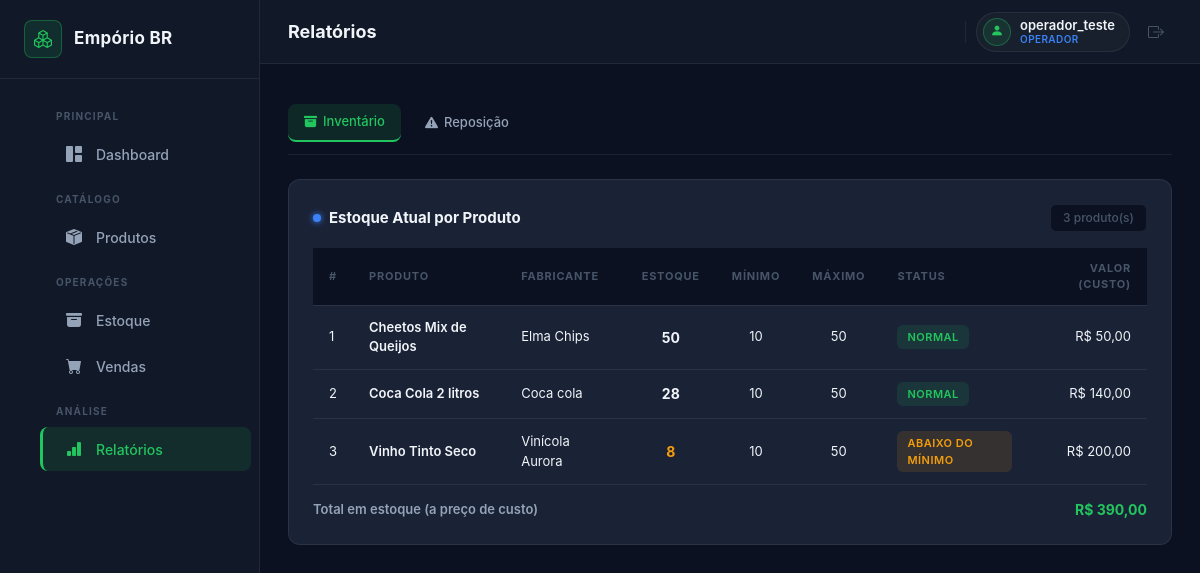
Screenshot of /relatorios/estoque (signed in) with the database file from the repository.
### app/models/models.py (models this page shows, shortened)
class Usuario(UserMixin, db.Model):
    __tablename__ = 'usuarios'
    id = db.Column(db.Integer, primary_key=True)
    nome = db.Column(db.String(100), nullable=False)
    senha_hash = db.Column(db.String(255), nullable=False)
    perfil = db.Column(db.String(20), nullable=False, default='operador')  # 'admin' ou 'operador'
    ativo = db.Column(db.Boolean, default=True)
    movimentacoes = db.relationship('Movimentacao', backref='usuario', lazy='dynamic')
    vendas = db.relationship('Venda', backref='usuario', lazy='dynamic')
    @property
    def is_admin(self):
        return self.perfil == 'admin'

class Produto(db.Model):
    __tablename__ = 'produtos'
    id = db.Column(db.Integer, primary_key=True)
    nome = db.Column(db.String(150), nullable=False)
    categoria_id = db.Column(db.Integer, db.ForeignKey('categorias.id'), nullable=False)
    fabricante = db.Column(db.String(100))
    volume = db.Column(db.String(30))
    peso = db.Column(db.String(30))
    codigo_barras = db.Column(db.String(50), unique=True)
    margem_lucro = db.Column(db.Float, nullable=False, default=30.0)
    preco_custo = db.Column(db.Float, nullable=False, default=0.0)
    preco_venda = db.Column(db.Float, nullable=False, default=0.0)
    estoque_minimo = db.Column(db.Integer, nullable=False, default=5)
    estoque_maximo = db.Column(db.Integer, nullable=False, default=100)
    ativo = db.Column(db.Boolean, default=True)
    lotes = db.relationship('Lote', backref='produto', lazy='dynamic')
    movimentacoes = db.relationship('Movimentacao', backref='produto', lazy='dynamic')
    @property
    def estoque_atual(self):
        total = 0
        for lote in self.lotes:
            total += lote.quantidade
        return total

class Lote(db.Model):
    __tablename__ = 'lotes'
    id = db.Column(db.Integer, primary_key=True)
    produto_id = db.Column(db.Integer, db.ForeignKey('produtos.id'), nullable=False)
    numero_lote = db.Column(db.String(60))
    quantidade = db.Column(db.Integer, nullable=False, default=0)
    data_validade = db.Column(db.Date)
    data_entrada = db.Column(db.DateTime, default=lambda: datetime.now(timezone.utc))
    itens_venda = db.relationship('ItemVenda', backref='lote', lazy='dynamic')
    movimentacoes = db.relationship('Movimentacao', backref='lote', lazy='dynamic')

### app/routes/relatorios.py (the view)
@relatorios_bp.route('/relatorios/estoque')
@login_required
def relatorio_estoque():
    produtos = (
        Produto.query
        .filter_by(ativo=True)
        .order_by(Produto.nome)
        .all()
    )
    total_estoque = sum(p.estoque_atual * p.preco_custo for p in produtos)
    return render_template('relatorios/estoque.html', produtos=produtos, total_estoque=total_estoque)

### app/models/models.py (called while the page is built)
@login_manager.user_loader
def load_user(user_id):
    return Usuario.query.get(int(user_id))

### app/templates/relatorios/estoque.html (shortened to what this page needs)
{% extends 'base.html' %}
{% block page_title %}Relatórios{% endblock %}
{% block content %}
{% include 'relatorios/_tabs.html' %}
<div class="card-dark">
  <div class="section-header mb-3">
    <div class="section-title-group">
      <span class="section-dot dot-blue"></span>
      <h5 class="section-title">Estoque Atual por Produto</h5>
    </div>
    <span class="badge-gray">{{ produtos|length }} produto(s)</span>
  </div>
  <div class="table-scroll">
    <table class="table-dark-custom">
      <thead>
        <tr>
          <th>#</th>
          <th>Produto</th>
          <th>Fabricante</th>
          <th class="text-center">Estoque</th>
          <th class="text-center">Mínimo</th>
          <th class="text-center">Máximo</th>
          <th>Status</th>
          <th class="text-end">Valor (custo)</th>
        </tr>
      </thead>
      <tbody>
        {% for p in produtos %}
        <tr>
          <td class="text-muted-col">{{ loop.index }}</td>
          <td><span class="product-name">{{ p.nome }}</span></td>
          <td class="text-muted-col">{{ p.fabricante or '—' }}</td>
          <td class="text-center">
            <strong class="{{ 'value-danger' if p.estoque_atual == 0 else ('value-warning' if p.estoque_atual <= p.estoque_minimo else '') }}">
              {{ p.estoque_atual }}
            </strong>
          </td>
          <td class="text-center text-muted-col">{{ p.estoque_minimo }}</td>
          <td class="text-center text-muted-col">{{ p.estoque_maximo }}</td>
          <td>
            {% if p.estoque_atual == 0 %}
              <span class="status-badge status-danger">Esgotado</span>
            {% elif p.estoque_atual <= p.estoque_minimo %}
              <span class="status-badge status-warning">Abaixo do mínimo</span>
            {% else %}
              <span class="status-badge status-ok">Normal</span>
            {% endif %}
          </td>
          <td class="text-end text-muted-col nowrap">
            R$ {{ "%.2f"|format(p.estoque_atual * p.preco_custo)|replace(".", ",") }}
          </td>
        </tr>
        {% else %}
        <tr>
          <td colspan="8" class="text-center text-muted-col" style="padding: 24px">
            Nenhum produto ativo cadastrado.
          </td>
        </tr>
        {% endfor %}
      </tbody>
      {% if produtos %}
      <tfoot>
        <tr>
          <td colspan="7" style="padding-top: 14px; font-size: 13px; font-weight: 600; color: var(--text-secondary);">
            Total em estoque (a preço de custo)
          </td>
          <td class="text-end nowrap" style="padding-top: 14px; font-weight: 700; color: var(--accent);">
            R$ {{ "%.2f"|format(total_estoque)|replace(".", ",") }}
          </td>
        </tr>
      </tfoot>
      {% endif %}
    </table>
  </div>
</div>
{% endblock %}

### app/templates/base.html (shortened to what this page needs)
<!DOCTYPE html>
<html lang="pt-BR">
<head>
  <link href="https://cdn.jsdelivr.net/npm/bootstrap@5.3.3/dist/css/bootstrap.min.css" rel="stylesheet">
  <link href="https://cdn.jsdelivr.net/npm/bootstrap-icons@1.11.3/font/bootstrap-icons.min.css" rel="stylesheet">
  <link href="{{ url_for('static', filename='css/styles.css') }}" rel="stylesheet">
</head>
<body>
<div class="layout-wrapper">
  <aside class="sidebar" id="sidebar">
    <div class="sidebar-brand">
      <span class="brand-icon"><i class="bi bi-boxes"></i></span>
      <span class="brand-name">Empório BR</span>
    </div>
    <nav class="sidebar-nav">
      <ul>
        <li class="nav-label">Principal</li>
        <li>
          <a href="{{ url_for('main.dashboard') }}"
             class="{{ 'active' if request.endpoint == 'main.dashboard' }}">
            <i class="bi bi-grid-1x2-fill"></i>
            <span>Dashboard</span>
          </a>
        </li>
        <li class="nav-label">Catálogo</li>
        <li>
          <a href="{{ url_for('produtos.lista_produtos') }}"
             class="{{ 'active' if request.endpoint and request.endpoint.startswith('produtos.') }}">
            <i class="bi bi-box-seam-fill"></i>
            <span>Produtos</span>
          </a>
        </li>
        <li class="nav-label">Operações</li>
        <li>
          <a href="{{ url_for('estoque.visao_geral') }}"
             class="{{ 'active' if request.endpoint and request.endpoint.startswith('estoque.') }}">
            <i class="bi bi-archive-fill"></i>
            <span>Estoque</span>
          </a>
        </li>
        <li>
          <a href="{{ url_for('vendas.nova_venda') }}"
             class="{{ 'active' if request.endpoint and request.endpoint.startswith('vendas.') }}">
            <i class="bi bi-cart-fill"></i>
            <span>Vendas</span>
          </a>
        </li>
        <li class="nav-label">Análise</li>
        <li>
          <a href="{{ url_for('relatorios.relatorio_estoque') }}"
             class="{{ 'active' if request.endpoint and request.endpoint.startswith('relatorios.') }}">
            <i class="bi bi-bar-chart-fill"></i>
            <span>Relatórios</span>
          </a>
        </li>
      </ul>
    </nav>
  </aside>
  <div class="main-content">
    <header class="topbar">
      <h1 class="page-title">{% block page_title %}{% endblock %}</h1>
      <div class="topbar-right">
        <div class="topbar-user">
          <div class="topbar-avatar"><i class="bi bi-person-fill"></i></div>
          <div class="topbar-user-info">
            <span class="topbar-user-name">{{ current_user.nome }}</span>
            <span class="topbar-user-role" style="{{ '' if current_user.is_admin else 'color:var(--info);' }}">
              {{ 'Admin' if current_user.is_admin else 'Operador' }}
            </span>
          </div>
        </div>
        <a href="{{ url_for('auth.logout') }}" class="btn-logout" title="Sair">
          <i class="bi bi-box-arrow-right"></i>
        </a>
      </div>
    </header>
    <div class="flash-container">
    </div>
    <main class="page-body">
      {% block content %}{% endblock %}
    </main>
  </div>
</div>
</body>
</html>

### rows the page displays
Usuario: nome "operador_teste", perfil "OPERADOR"
Produto: nome "Cheetos Mix de Queijos", fabricante "Elma Chips", estoque_atual "50", estoque_minimo "10", estoque_maximo "50", shows "NORMAL"
Lote: quantidade.preco_custo "50,00"
Produto: nome "Coca Cola 2 litros", fabricante "Coca cola", estoque_atual "28", estoque_minimo "10", estoque_maximo "50", shows "NORMAL"
Lote: quantidade.preco_custo "140,00"
Produto: nome "Vinho Tinto Seco", fabricante "Vinícola Aurora", estoque_atual "8", estoque_minimo "10", estoque_maximo "50", shows "ABAIXO DO MÍNIMO"
Lote: quantidade.preco_custo "200,00"

### other values shown
{{ produtos|length }} "3"
{{ "%.2f"|format(total_estoque)|replace(".", ",") }} "390,00"
